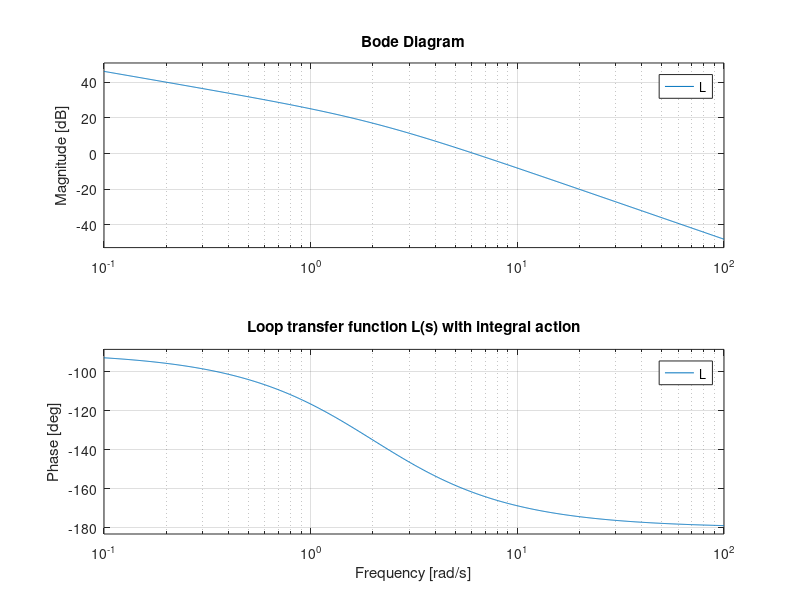
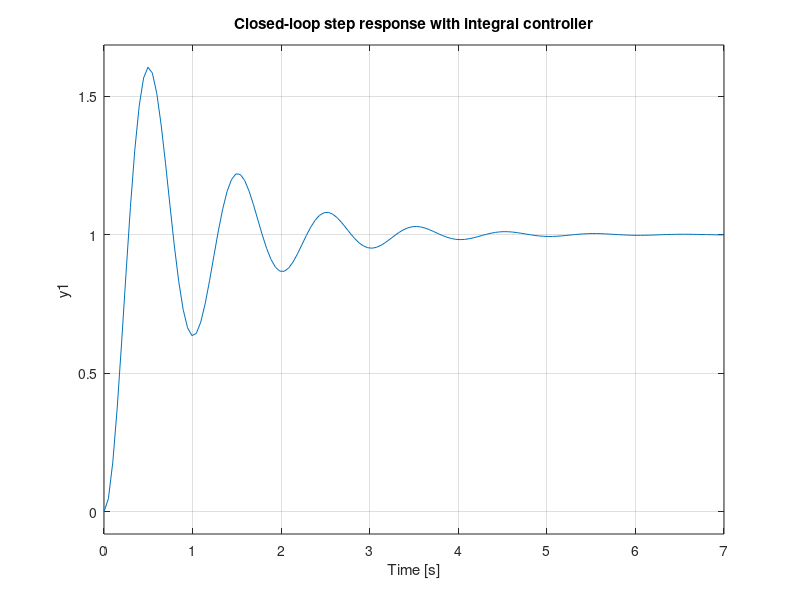

These figures' MATLAB source, in order:
% Plant: P(s) = K_g / (T s + 1)
K_g = 2.0;
T = 0.5;
s = tf('s');
P = K_g / (T * s + 1);

% Integral controller: C(s) = K_I / s
K_I = 10.0;
C = K_I / s;

L = C * P;
T_cl = feedback(L, 1);  % unity-feedback closed loop

figure;
bode(L);
grid on;
title('Loop transfer function L(s) with integral action');

figure;
step(T_cl);
grid on;
title('Closed-loop step response with integral controller');

% In Simulink, the equivalent diagram uses:
% - "Sum" block for e(t) = r(t) - y(t)
% - "Integrator" block with gain K_I for C(s)
% - Transfer Fcn block for P(s)
% This controller can be connected to a robot joint model from Robotics System Toolbox.
